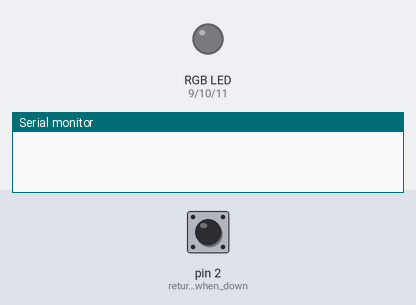
This sketch was run on a simulated Arduino Uno, built with avr-gcc and run on an emulated ATmega328P. On the bench: an RGB LED mixed from three pins (HIGH = lit), the last lines printed to the serial monitor. The inputs (shaded band) are chosen by the test bench; at power-on: pin 2 (return_LOW_when_down) HIGH. Dim RGB values are drawn brighter than linear.

Above: at 1.2 s.
1.3 s: pin 2 (return_LOW_when_down) pulled LOW for 0.15 s
At 2.6 s:
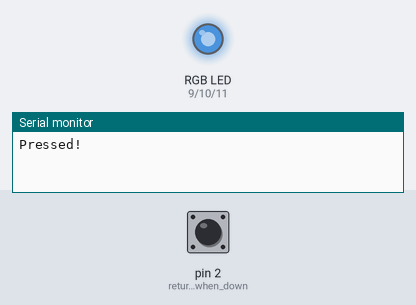
2.9 s: pin 2 (return_LOW_when_down) pulled LOW for 1 s
At 5.1 s:
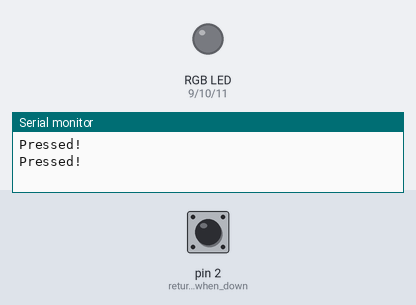
5.4 s: pin 2 (return_LOW_when_down) pulled LOW for 3.2 s
At 10.0 s:
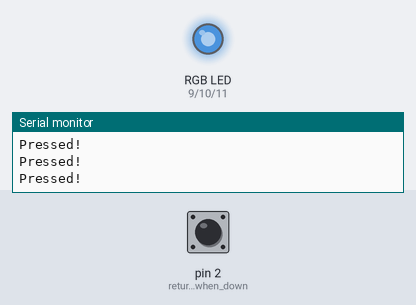
Timing chart, 0 to 11.5 s (numbered marks = the images above; inputs shaded):
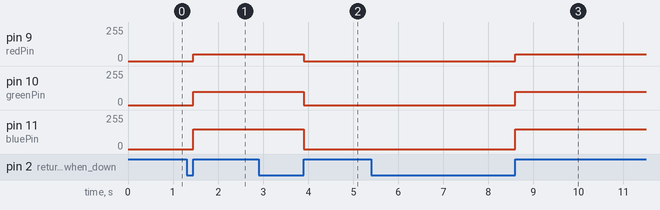

Measured:
- after the input at 1.3 s, pin 9 (redPin): 0/255 → 50/255 after 0.15 s; pin 10 (greenPin): 0/255 → 100/255 after 0.15 s; pin 11 (bluePin): 0/255 → 150/255 after 0.15 s
- after the input at 2.9 s, pin 9 (redPin): 50/255 → 0/255 after 1.0 s; pin 10 (greenPin): 100/255 → 0/255 after 1.0 s; pin 11 (bluePin): 150/255 → 0/255 after 1.0 s
- after the input at 5.4 s, pin 9 (redPin): 0/255 → 50/255 after 3.2 s; pin 10 (greenPin): 0/255 → 100/255 after 3.2 s; pin 11 (bluePin): 0/255 → 150/255 after 3.2 s

The sketch:

test_debounce_RGB.ino
```cpp
int redPin = 9, greenPin = 10, bluePin = 11; //for RGB LED pins.
int button_int = 0;     // INT0 is on pin 2
int toggle_on = false;  // Button click switches LED
void setup() {
  attachInterrupt(button_int, handle_click, RISING);
  // Register handler
  Serial.begin(9600);
    pinMode(redPin, OUTPUT);
  pinMode(greenPin, OUTPUT);
  pinMode(bluePin, OUTPUT);
    pinMode(2, INPUT_PULLUP); //return LOW when down
}
void loop() {
  if (toggle_on) {
      analogWrite(redPin, 50); //設定成某種顏色 (三種搭配
    analogWrite(greenPin, 100);
    analogWrite(bluePin, 150);

  } else {
      analogWrite(redPin, 0);
  analogWrite(greenPin, 0);
  analogWrite(bluePin, 0);
  }
}
// button ISR
void handle_click() { // button debouncing, toggle LED
  static unsigned long last_int_time = 0;
  unsigned long int_time = millis(); // Read the clock

  if (int_time - last_int_time > 200 ) {
    // Ignore when < 200 msec
    Serial.println("Pressed!");
    toggle_on = !toggle_on;  // switch LED
  }
//
  last_int_time = int_time;
}
```
